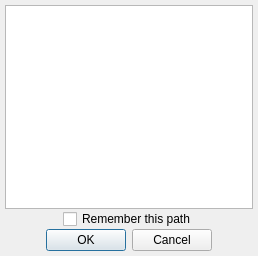
<?xml version="1.0" encoding="UTF-8"?>
<ui version="4.0">
 <class>path_dialog</class>
 <widget class="QDialog" name="path_dialog">
  <property name="geometry">
   <rect>
    <x>0</x>
    <y>0</y>
    <width>258</width>
    <height>256</height>
   </rect>
  </property>
  <property name="windowTitle">
   <string>Select Path</string>
  </property>
  <layout class="QVBoxLayout" name="verticalLayout_2">
   <property name="spacing">
    <number>0</number>
   </property>
   <property name="leftMargin">
    <number>0</number>
   </property>
   <property name="topMargin">
    <number>0</number>
   </property>
   <property name="rightMargin">
    <number>0</number>
   </property>
   <property name="bottomMargin">
    <number>0</number>
   </property>
   <item>
    <layout class="QVBoxLayout" name="verticalLayout">
     <property name="spacing">
      <number>0</number>
     </property>
     <property name="leftMargin">
      <number>5</number>
     </property>
     <property name="topMargin">
      <number>5</number>
     </property>
     <property name="rightMargin">
      <number>5</number>
     </property>
     <property name="bottomMargin">
      <number>5</number>
     </property>
     <item>
      <widget class="QListWidget" name="hdf5_paths">
       <property name="sizeAdjustPolicy">
        <enum>QAbstractScrollArea::AdjustToContents</enum>
       </property>
       <property name="resizeMode">
        <enum>QListView::Adjust</enum>
       </property>
      </widget>
     </item>
     <item>
      <layout class="QHBoxLayout" name="horizontalLayout">
       <property name="spacing">
        <number>0</number>
       </property>
       <item>
        <spacer name="horizontalSpacer">
         <property name="orientation">
          <enum>Qt::Horizontal</enum>
         </property>
         <property name="sizeHint" stdset="0">
          <size>
           <width>18</width>
           <height>20</height>
          </size>
         </property>
        </spacer>
       </item>
       <item>
        <widget class="QCheckBox" name="remember_path">
         <property name="text">
          <string>Remember this path</string>
         </property>
        </widget>
       </item>
       <item>
        <spacer name="horizontalSpacer_2">
         <property name="orientation">
          <enum>Qt::Horizontal</enum>
         </property>
         <property name="sizeHint" stdset="0">
          <size>
           <width>18</width>
           <height>20</height>
          </size>
         </property>
        </spacer>
       </item>
      </layout>
     </item>
     <item>
      <widget class="QDialogButtonBox" name="buttonBox">
       <property name="orientation">
        <enum>Qt::Horizontal</enum>
       </property>
       <property name="standardButtons">
        <set>QDialogButtonBox::Cancel|QDialogButtonBox::Ok</set>
       </property>
       <property name="centerButtons">
        <bool>true</bool>
       </property>
      </widget>
     </item>
    </layout>
   </item>
  </layout>
 </widget>
 <resources/>
 <connections>
  <connection>
   <sender>buttonBox</sender>
   <signal>accepted()</signal>
   <receiver>path_dialog</receiver>
   <slot>accept()</slot>
   <hints>
    <hint type="sourcelabel">
     <x>248</x>
     <y>254</y>
    </hint>
    <hint type="destinationlabel">
     <x>157</x>
     <y>274</y>
    </hint>
   </hints>
  </connection>
  <connection>
   <sender>buttonBox</sender>
   <signal>rejected()</signal>
   <receiver>path_dialog</receiver>
   <slot>reject()</slot>
   <hints>
    <hint type="sourcelabel">
     <x>316</x>
     <y>260</y>
    </hint>
    <hint type="destinationlabel">
     <x>286</x>
     <y>274</y>
    </hint>
   </hints>
  </connection>
 </connections>
</ui>
